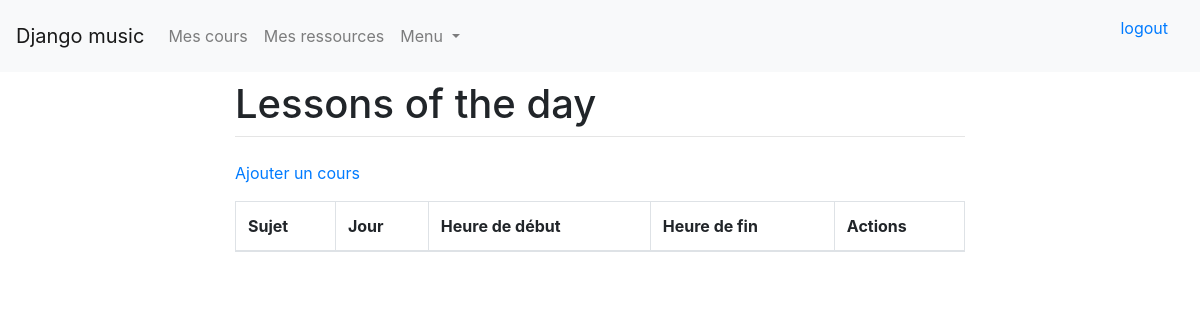
The page /courses/ (signed in) on the database as committed earlier.
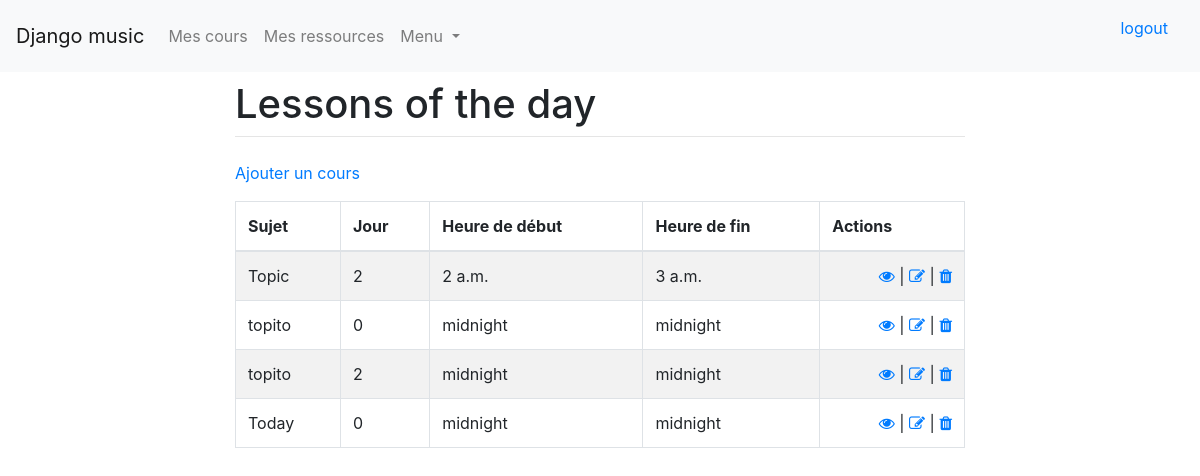
The same page on the database as committed later.
### courses/models.py (models this page shows, shortened)
class Course(models.Model):
    topic = models.CharField(max_length=549)
    dayOfTheWeek = models.PositiveSmallIntegerField(
        choices=DAY_OF_THE_WEEK_CHOICES,
        default=0
    )
    startTime = models.TimeField()
    endTime = models.TimeField()
    teacher = models.ForeignKey(User, on_delete=models.CASCADE, related_name='course_teacher')
    students = models.ManyToManyField(User, related_name='course_students')

### courses/views.py (the view)
# urls.py: path('', views.index, name='courses_index'),
def index(request):
    courses = Course.objects.filter(teacher=request.user)
    return render(request, 'courses/index.html', {'courses': courses})

### courses/templates/courses/index.html (shortened to what this page needs)
{% extends 'base.html' %}
{% block content %}
    <p><a href="/courses/add">Ajouter un cours</a></p>
    <table class="table table-hover table-striped table-bordered">
        <thead>
            <th>Sujet</th>
            <th>Jour</th>
            <th>Heure de début</th>
            <th>Heure de fin</th>
            <th>Actions</th>
        </thead>
        <tbody>
            {% for course in courses %}
                <tr>
                    <td>{{ course.topic }}</td>
                    <td>{{ course.dayOfTheWeek }}</td>
                    <td>{{ course.startTime }}</td>
                    <td>{{ course.endTime }}</td>
                    <td class="text-right">
                        <a href="{{ course.id }}"><i class="fa fa-eye"></i></a> |
                        <a href="{{ course.id }}/edit"><i class="fa fa-edit"></i></a> |
                        <a href="{{ course.id }}/delete" onclick="return confirm('Voulez-vous vraiment supprimer l\'url {{ course.url }}?');"><i class="fa fa-trash"></i></a>
                    </td>
                </tr>
            {% endfor %}
        </tbody>
    </table>
{% endblock %}

### templates/base.html (shortened to what this page needs)
{% load analytical %}
<!DOCTYPE html>
<html>
  <head>
    {% load static %}
    <link rel="stylesheet" href="https://stackpath.bootstrapcdn.com/bootstrap/4.1.3/css/bootstrap.min.css">
    <link rel="stylesheet" href="https://stackpath.bootstrapcdn.com/font-awesome/4.7.0/css/font-awesome.min.css">
    <link rel="stylesheet" href="{% static 'css/style.css' %}">
  </head>
  <body>
  <header>
    <nav class="navbar navbar-expand-lg navbar-light bg-light">
      <a href="/" class="navbar-brand">Django music</a>
      <div class="collapse navbar-collapse" id="navbarSupportedContent">
        <ul class="navbar-nav mr-auto">
          <li class="nav-item">
            <a class="nav-link" href="/courses">Mes cours</a>
          </li>
          <li class="nav-item">
            <a class="nav-link" href="/resources">Mes ressources</a>
          </li>
          <li class="nav-item dropdown">
            <a class="nav-link dropdown-toggle" href="#" id="navbarDropdown" role="button" data-toggle="dropdown" aria-haspopup="true" aria-expanded="false">
              Menu
            </a>
          </li>
        </ul>
      </div>
      {% if user.is_authenticated %}
        <ul class="navbar navbar-right">
          <li class="liste-style-none">
            <a href="/accounts/logout/">logout</a>
          </li>
      {% else %}
          <li>
            <a href="{% url 'register' %}">register</a> or <a href="{% url 'login' %}">login</a>
          </li>
        </ul>
      {% endif %}
    </nav>
  </header>
    <div class="container">
      <div class="row justify-content-center">
        <div class="col-8">
          <h1 class="mt-2 page-title">{% if pageTitle  %} {{ pageTitle }} {% else %} Lessons of the day {% endif %}</h1>
          <hr class="mt-0 mb-4">
          {% block content %}
          {% endblock %}
        </div>
      </div>
    </div>
  </body>
</html>

### static/css/style.css (style rules this page uses)
li { list-style:none; }
.page-title { display:none; }

Rows that differ between the two databases and show on the page:
added Course: topic "Topic", dayOfTheWeek "2", startTime "2 a.m.", endTime "3 a.m."
added Course: topic "topito", dayOfTheWeek "0", startTime "midnight", endTime "midnight"
added Course: topic "topito", dayOfTheWeek "2", startTime "midnight", endTime "midnight"
added Course: topic "Today", dayOfTheWeek "0", startTime "midnight", endTime "midnight"
